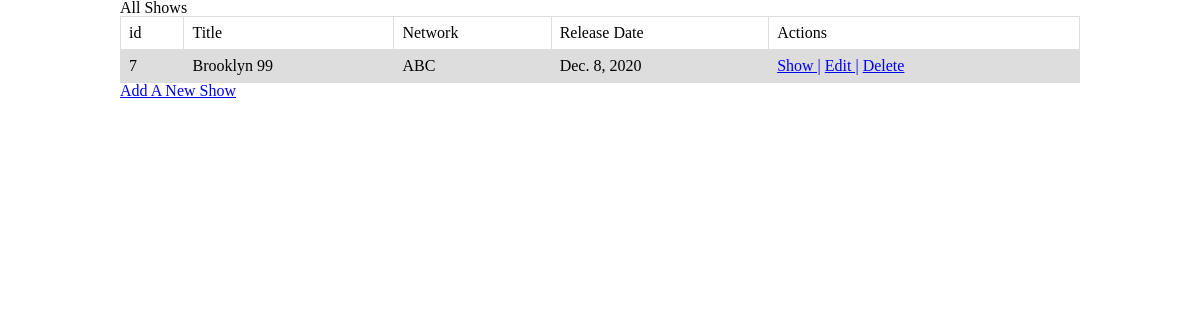
The app's page /shows, older data.
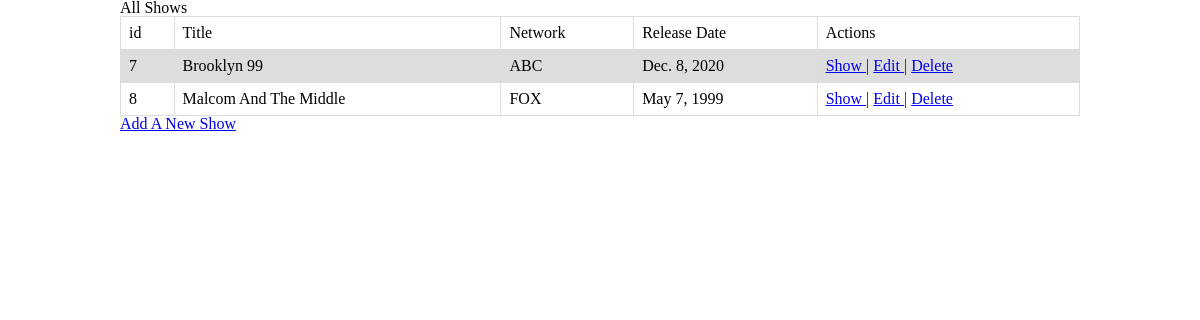
The same page, newer data.
### semi_restful_app/models.py (models this page shows, shortened)
class Show(models.Model):
	title = models.CharField(max_length=255)
	network = models.CharField(max_length=255)
	release_date = models.DateField(auto_now=False, auto_now_add=False)
	description = models.TextField()
	created_at = models.DateTimeField(auto_now_add=True)
	updated_at = models.DateTimeField(auto_now=True)
	objects = ShowManager()

### semi_restful_app/views.py (the view)
# urls.py: path('shows', views.shows),
def shows(request):
	context = {
		'shows': Show.objects.all()
	}
	return render(request, 'shows.html', context)

### semi_restful_app/templates/shows.html (shortened to what this page needs)
<!DOCTYPE html>
<html>
<head>
	{% load static %}
	<link rel="stylesheet" type="text/css" href="{% static 'css/reset.css' %}">
	<link rel="stylesheet" type="text/css" href="{% static 'css/shows_style.css' %}">
</head>
<body>
	<div id="wrapper">
		<h1>All Shows</h1>
		<table id="show_table">
			<tr>
				<th>id</th>
				<th>Title</th>
				<th>Network</th>
				<th>Release Date</th>
				<th>Actions</th>
			</tr>
			{% for show in shows %}
			<tr>
				<td>{{show.id}}</td>
				<td>{{show.title}}</td>
				<td>{{show.network}}</td>
				<td>{{show.release_date}}</td>
				<td>
					<a href="shows/{{show.id}}">Show |</a>
					<a href="shows/{{show.id}}/edit"> Edit |</a>
					<a href="shows/{{show.id}}/destroy"> Delete</a>
				</td>
			</tr>
			{% endfor %}
		</table>
		<a href="shows/new">Add A New Show</a>
	</div>
</body>
</html>

### semi_restful_app/static/css/shows_style.css (style rules this page uses)
td, th { border: 1px solid #dddddd; text-align: left; padding: 8px; }
tr:nth-child(even) { background-color: #dddddd; }
#show_table { width:100%; margin:auto; }
#wrapper { width:80%; margin:auto; }

Row changes from the older to the newer data that the page shows:
added Show: id "8", title "Malcom And The Middle", network "FOX", release_date "May 7, 1999"
